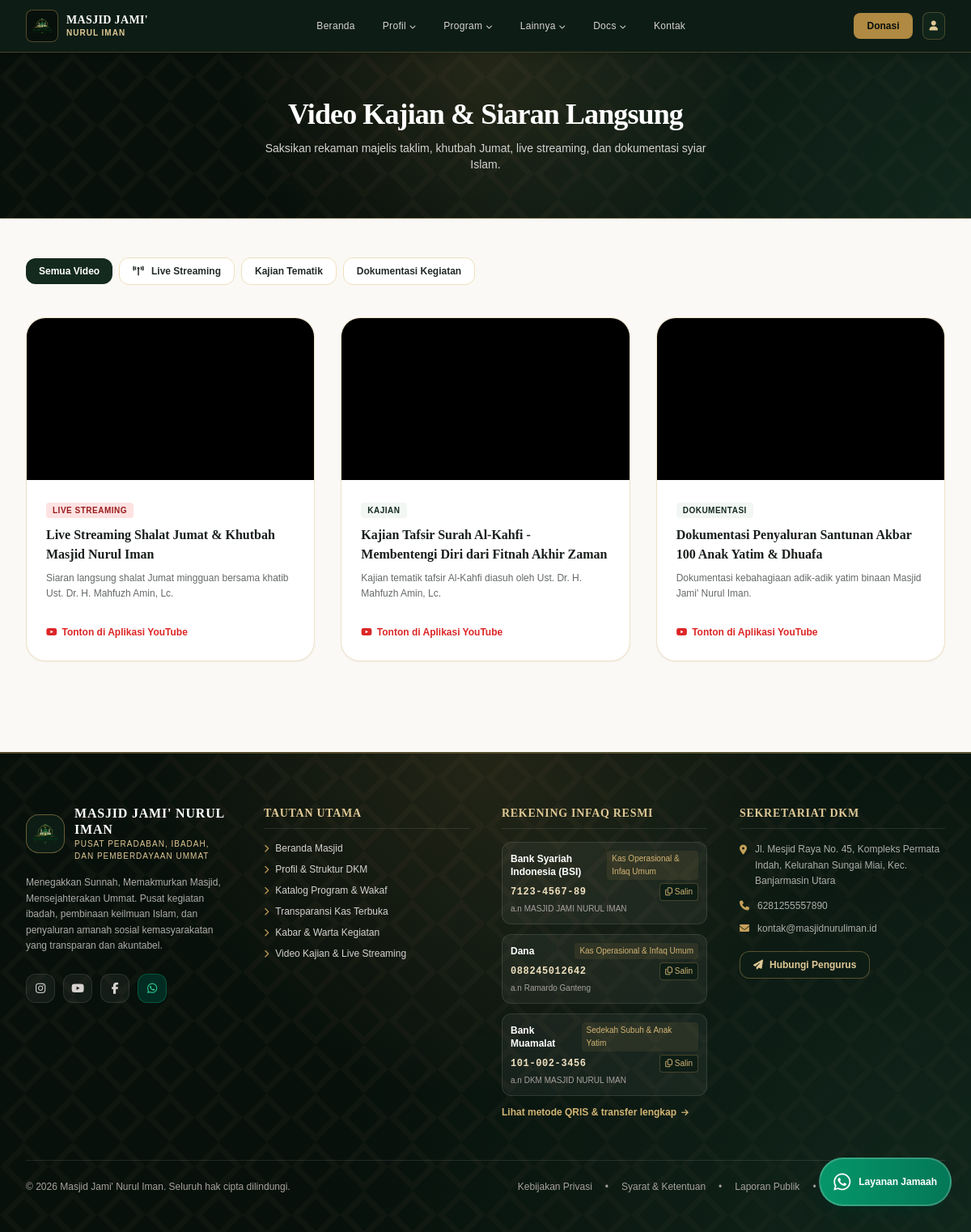
Screenshot of /home/kajian.php with the database file from the repository.
### tables this page shows
CREATE TABLE IF NOT EXISTS `youtube_videos` (
  `id` int NOT NULL AUTO_INCREMENT,
  `judul` varchar(200) NOT NULL,
  `video_id` varchar(50) NOT NULL,
  `url_embed` varchar(255) NOT NULL,
  `kategori` enum('live_streaming','kajian','dokumentasi','profil') NOT NULL DEFAULT 'kajian',
  `deskripsi` text,
  `is_active` tinyint(1) NOT NULL DEFAULT '1',
  `created_at` timestamp NULL DEFAULT CURRENT_TIMESTAMP,
  PRIMARY KEY (`id`)
);

CREATE TABLE IF NOT EXISTS `profil_masjid` (
  `id` int NOT NULL DEFAULT '1',
  `nama_masjid` varchar(150) NOT NULL DEFAULT 'Masjid Jami'' Nurul Iman',
  `sebutan` varchar(100) NOT NULL DEFAULT 'Pusat Dakwah, Ibadah, dan Pemberdayaan Ummat',
  `slogan` varchar(255) NOT NULL DEFAULT 'Memakmurkan Masjid, Mensejahterakan Ummat',
  `sejarah` text,
  `visi` text,
  `misi` text,
  `alamat` text NOT NULL,
  `kota` varchar(100) NOT NULL DEFAULT 'Banjarmasin',
  `google_maps_embed` text,
  `whatsapp` varchar(25) NOT NULL DEFAULT '6281234567890',
  `email` varchar(100) NOT NULL DEFAULT 'info@masjidnuruliman.id',
  `instagram` varchar(100) DEFAULT 'masjidnuruliman.official',
  `youtube` varchar(100) DEFAULT 'MasjidNurulImanTV',
  `facebook` varchar(100) DEFAULT 'MasjidNurulImanOfficial',
  `foto_masjid` varchar(255) DEFAULT NULL,
  `saldo_awal_kas` decimal(15,2) NOT NULL DEFAULT '15000000.00',
  `updated_at` timestamp NULL DEFAULT CURRENT_TIMESTAMP ON UPDATE CURRENT_TIMESTAMP,
  `tiktok` varchar(255) DEFAULT NULL,
  `twitter` varchar(255) DEFAULT NULL,
  `telegram` varchar(255) DEFAULT NULL,
  PRIMARY KEY (`id`)
);

CREATE TABLE IF NOT EXISTS `rekening_donasi` (
  `id` int NOT NULL AUTO_INCREMENT,
  `nama_bank` varchar(50) NOT NULL,
  `nomor_rekening` varchar(50) NOT NULL,
  `atas_nama` varchar(100) NOT NULL,
  `kategori_donasi` varchar(100) NOT NULL DEFAULT 'Infaq & Kas Umum',
  `logo_bank` varchar(255) DEFAULT NULL,
  `qris_image` varchar(255) DEFAULT NULL,
  `is_active` tinyint(1) NOT NULL DEFAULT '1',
  `urutan` int NOT NULL DEFAULT '1',
  `created_at` timestamp NULL DEFAULT CURRENT_TIMESTAMP,
  PRIMARY KEY (`id`),
  KEY `idx_rekening_active` (`is_active`)
);

### home/kajian.php (the view, shortened to what the rows shown need)
<?php
require_once __DIR__ . '/../config/database.php';
$profil = get_profil_masjid();
$sql = "SELECT * FROM youtube_videos WHERE is_active = 1";
$params = [];
$sql .= " ORDER BY id ASC";
$stmt = $pdo->prepare($sql);
$stmt->execute($params);
$videos = $stmt->fetchAll();
require_once __DIR__ . '/../layouts/public_header.php';
?>
<div class="bg-cypress-950 text-white py-14 relative pattern-arabesque-dark border-b border-antique-500/30">
    <div class="max-w-7xl mx-auto px-4 sm:px-6 lg:px-8 text-center space-y-3 relative z-10">
<h1 class="text-3xl sm:text-4xl font-extrabold tracking-tight font-classic text-white">
            Video Kajian &amp; Siaran Langsung
        </h1>
    </div>
</div>
<div class="max-w-7xl mx-auto px-4 sm:px-6 lg:px-8 py-12 space-y-8">
    <div class="grid grid-cols-1 md:grid-cols-2 lg:grid-cols-3 gap-6 sm:gap-8">
        <?php foreach ($videos as $v): ?>
            <div class="bg-white rounded-3xl border border-antique-300/50 shadow-sm hover:shadow-lg transition-luxury overflow-hidden flex flex-col justify-between">
                <div>
                    <div class="relative aspect-video bg-black">
                        <iframe class="w-full h-full"
                                src="<?= e($v['url_embed']) ?>"
                                title="<?= e($v['judul']) ?>"
                                frameborder="0"
                                allow="accelerometer; autoplay; clipboard-write; encrypted-media; gyroscope; picture-in-picture"
                                allowfullscreen>
                        </iframe>
                    </div>
                    <div class="p-6 space-y-2">
                        <span class="inline-block text-[10px] font-bold uppercase tracking-wider px-2 py-0.5 rounded <?= $v['kategori'] === 'live_streaming' ? 'bg-red-100 text-red-800' : 'bg-cypress-50 text-cypress-800' ?>">
                            <?= str_replace('_', ' ', strtoupper(e($v['kategori']))) ?>
                        </span>
                        <h3 class="font-bold text-base text-warm-900 font-classic line-clamp-2">
                            <?= e($v['judul']) ?>
                        </h3>
                        <p class="text-xs text-warm-800/70 line-clamp-2 leading-relaxed">
                            <?= e($v['deskripsi']) ?>
                        </p>
                    </div>
                </div>
                <div class="p-6 pt-0">
                    <a href="https://youtube.com/watch?v=<?= e($v['video_id']) ?>" target="_blank" class="inline-flex items-center gap-1.5 text-xs font-semibold text-red-600 hover:text-red-700 transition">
                        <i class="fa-brands fa-youtube"></i>
                        <span>Tonton di Aplikasi YouTube</span>
                    </a>
                </div>
            </div>
        <?php endforeach; ?>
    </div>
</div>
<?php require_once __DIR__ . '/../layouts/public_footer.php'; ?>

### layouts/public_footer.php (shortened to what the rows shown need)
<?php
$profil = get_profil_masjid();
$base = base_url();
$rekeningFooter = $pdo->query("SELECT * FROM rekening_donasi WHERE is_active = 1 ORDER BY urutan ASC LIMIT 3")->fetchAll();
?>
    </main>
    <footer class="bg-cypress-950 text-white border-t-2 border-antique-500/40 relative overflow-hidden mt-16 pattern-arabesque-dark">
        <div class="max-w-7xl mx-auto px-4 sm:px-6 lg:px-8 pt-16 pb-12 relative z-10">
            <div class="grid grid-cols-1 md:grid-cols-2 lg:grid-cols-4 gap-10">
                <div class="space-y-4">
                    <div class="flex items-center gap-3">
                        <img src="<?= $base ?>/uploads/logo/logo.png" alt="Logo" class="w-12 h-12 rounded-2xl bg-cypress-900 border border-antique-500/50 object-contain p-1 shadow-inner">
                        <div>
                            <span class="font-classic text-base font-bold tracking-wider block text-white leading-tight">
                                <?= strtoupper(e($profil['nama_masjid'])) ?>
                            </span>
                            <span class="text-[10px] text-antique-300 uppercase tracking-widest block font-medium">
                                <?= e($profil['sebutan']) ?>
                            </span>
                        </div>
                    </div>
                    <p class="text-xs text-stone-300/80 leading-relaxed">
                        <?= e($profil['slogan']) ?>. Pusat kegiatan ibadah, pembinaan keilmuan Islam, dan penyaluran amanah sosial kemasyarakatan yang transparan dan akuntabel.
                    </p>
                    <div class="flex items-center gap-2.5 pt-2">
                        <?php if (!empty($profil['instagram'])): ?>
                            <a href="https://instagram.com/<?= e($profil['instagram']) ?>" target="_blank" class="w-9 h-9 rounded-xl bg-white/5 hover:bg-pink-500 hover:text-white border border-white/10 flex items-center justify-center text-stone-300 transition-luxury" title="Instagram">
                            </a>
                        <?php endif; ?>
                        <?php if (!empty($profil['youtube'])): ?>
                            <a href="https://youtube.com/@<?= e($profil['youtube']) ?>" target="_blank" class="w-9 h-9 rounded-xl bg-white/5 hover:bg-red-600 hover:text-white border border-white/10 flex items-center justify-center text-stone-300 transition-luxury" title="YouTube">
                            </a>
                        <?php endif; ?>
                        <?php if (!empty($profil['facebook'])): ?>
                            <a href="https://facebook.com/<?= e($profil['facebook']) ?>" target="_blank" class="w-9 h-9 rounded-xl bg-white/5 hover:bg-blue-600 hover:text-white border border-white/10 flex items-center justify-center text-stone-300 transition-luxury" title="Facebook">
                            </a>
                        <?php endif; ?>
                        <a href="https://wa.me/<?= preg_replace('/[^0-9]/', '', $profil['whatsapp']) ?>" target="_blank" class="w-9 h-9 rounded-xl bg-emerald-950 hover:bg-emerald-600 hover:text-white border border-emerald-500/30 flex items-center justify-center text-emerald-400 transition-luxury" title="WhatsApp">
                        </a>
                    </div>
                </div>
                <div>
                    <div class="space-y-3">
                        <?php foreach ($rekeningFooter as $rek): ?>
                            <div class="p-2.5 rounded-xl bg-white/5 border border-white/10 text-xs">
                                <div class="flex items-center justify-between">
                                    <span class="font-bold text-white"><?= e($rek['nama_bank']) ?></span>
                                    <span class="text-[10px] text-antique-400 bg-antique-500/10 px-1.5 py-0.5 rounded"><?= e($rek['kategori_donasi']) ?></span>
                                </div>
                                <div class="flex items-center justify-between mt-1">
                                    <span class="font-mono text-antique-200 tracking-wider font-semibold text-xs"><?= e($rek['nomor_rekening']) ?></span>
                                    <button type="button" id="copyBtnFooter-<?= htmlspecialchars(md5($rek['id'])) ?>" onclick="copyToClipboardBtn('<?= e($rek['nomor_rekening']) ?>', '<?= htmlspecialchars(md5($rek['id'])) ?>', 'footer');" class="text-[10px] text-antique-400 hover:text-antique-200 px-1.5 py-0.5 rounded bg-cypress-900 border border-antique-500/30 transition-luxury">
                                        <i class="fa-regular fa-copy"></i> Salin
                                    </button>
                                </div>
                                <span class="text-[10px] text-stone-400 block mt-0.5">a.n <?= e($rek['atas_nama']) ?></span>
                            </div>
                        <?php endforeach; ?>
                    </div>
                </div>
                <div class="space-y-3">
                    <p class="text-xs text-stone-300/80 flex items-start gap-2.5 leading-relaxed">
                        <i class="fa-solid fa-location-dot text-antique-500 mt-1 shrink-0"></i>
                        <span><?= e($profil['alamat']) ?></span>
                    </p>
                    <p class="text-xs text-stone-300/80 flex items-center gap-2.5">
                        <i class="fa-solid fa-phone text-antique-500 shrink-0"></i>
                        <span><?= e($profil['whatsapp']) ?></span>
                    </p>
                    <p class="text-xs text-stone-300/80 flex items-center gap-2.5">
                        <i class="fa-solid fa-envelope text-antique-500 shrink-0"></i>
                        <span><?= e($profil['email']) ?></span>
                    </p>
                </div>
            </div>
            <div class="mt-12 pt-6 border-t border-white/10 flex flex-col sm:flex-row items-center justify-between text-xs text-stone-400 gap-4">
                <p>&copy; <?= date('Y') ?> <?= e($profil['nama_masjid']) ?>. Seluruh hak cipta dilindungi.</p>
                <div class="flex items-center gap-4 text-xs">
                    <a href="<?= $base ?>/docs/privacy.php" class="hover:text-antique-300">Kebijakan Privasi</a>
                    <span>•</span>
                    <a href="<?= $base ?>/docs/terms.php" class="hover:text-antique-300">Syarat &amp; Ketentuan</a>
                    <span>•</span>
                    <a href="<?= $base ?>/transparansi" class="hover:text-antique-300">Laporan Publik</a>
                    <span>•</span>
                    <a href="<?= $base ?>/auth/login" class="hover:text-antique-300">Portal Pengurus &amp; Donatur</a>
                </div>
            </div>
        </div>
    </footer>
</body>
</html>

### rows the page displays
youtube_videos: kategori "LIVE STREAMING", judul "Live Streaming Shalat Jumat & Khutbah Masjid Nurul Iman", deskripsi "Siaran langsung shalat Jumat mingguan bersama khatib Ust. Dr. H. Mahfuzh Amin, Lc."
youtube_videos: kategori "KAJIAN", judul "Kajian Tafsir Surah Al-Kahfi - Membentengi Diri dari Fitnah Akhir Zaman", deskripsi "Kajian tematik tafsir Al-Kahfi diasuh oleh Ust. Dr. H. Mahfuzh Amin, Lc."
youtube_videos: kategori "DOKUMENTASI", judul "Dokumentasi Penyaluran Santunan Akbar 100 Anak Yatim & Dhuafa", deskripsi "Dokumentasi kebahagiaan adik-adik yatim binaan Masjid Jami' Nurul Iman."
profil_masjid: nama_masjid "MASJID JAMI' NURUL IMAN", sebutan "PUSAT PERADABAN, IBADAH, DAN PEMBERDAYAAN UMMAT", slogan "Menegakkan Sunnah, Memakmurkan Masjid, Mensejahterakan Ummat", alamat "Jl. Mesjid Raya No. 45, Kompleks Permata Indah, Kelurahan Sungai Miai, Kec. Banjarmasin Utara", whatsapp "6281255557890", email "kontak@masjidnuruliman.id", nama_masjid "Masjid Jami' Nurul Iman"
rekening_donasi: nama_bank "Bank Syariah Indonesia (BSI)", kategori_donasi "Kas Operasional & Infaq Umum", nomor_rekening "7123-4567-89", atas_nama "MASJID JAMI NURUL IMAN"
rekening_donasi: nama_bank "Dana", kategori_donasi "Kas Operasional & Infaq Umum", nomor_rekening "088245012642", atas_nama "Ramardo Ganteng"
rekening_donasi: nama_bank "Bank Muamalat", kategori_donasi "Sedekah Subuh & Anak Yatim", nomor_rekening "101-002-3456", atas_nama "DKM MASJID NURUL IMAN"
